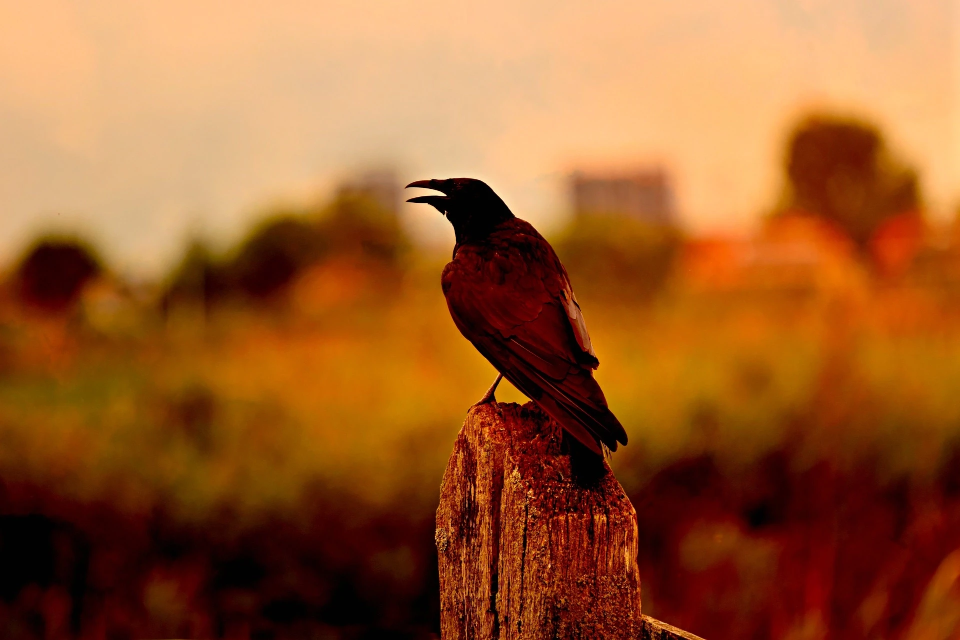
#> input picture OpenCV/Image/crow.jpg, 960 x 640 px
$ jupyter execute OpenCV10.ipynb
#> lines starting #> are read from the running program, lines starting #| are printed output that depends on the picture; after the words box and inside, x2 and y2 are one past the last pixel; in counts of white or black regions, pixels touching at a corner belong together
[cell 1]
import cv2

# 10. 색상 공간 변환

[cell 2]
src = cv2.imread("Image/crow.jpg", cv2.IMREAD_REDUCED_COLOR_2)
#> src is the input picture: shape (640, 960, 3); mean B, G, R 46.2, 92.6, 155

# cv2.cvtColor(image, 색상변환코드, 출력채널)
# 색상 변환코드 : cv2.COLOR_원본이미지색상공간2결과이미지색상공간
# 출력 채널 : 출력에 필요한 채널의 수(기본값 자동)
dst = cv2.cvtColor(src, cv2.COLOR_BGR2GRAY)

cv2.imshow("src", src)
cv2.imshow("dst", dst)
cv2.waitKey()
cv2.destroyAllWindows()

[cell 3]
# 채널 범위
# CV_8U	    0 ~ 255
# CV_16U	0 ~ 65535
# CV_32F	0 ~ 1

# 색상 공간 코드
# BGR	         Blue, Green, Red 채널
# BGRA	         Blue, Green, Red, Alpha 채널
# RGB	         Red, Green, Blue 채널
# RGBA	         Red, Green, Blue, Alpha 채널
# GRAY	         단일 채널             	              그레이스케일
# BGR565         Blue, Green, Red 채널	             16 비트 이미지
# XYZ	         X, Y, Z 채널	                     CIE 1931 색 공간
# YCrCb	         Y, Cr, Cb 채널	                     YCC (크로마)
# HSV	         Hue, Saturation, Value 채널	     색상, 채도, 명도
# Lab	         L, a, b 채널	                     반사율, 색도1, 색도2
# Luv	         L, u, v 채널	                     CIE Luv
# HLS	         Hue, Lightness, Saturation 채널     색상, 밝기, 채도
# YUV	         Y, U, V 채널	                     밝기, 색상1, 색상2
# BG, GB, RG	 디모자이킹	                          단일 색상 공간으로 변경
# _EA	         디모자이킹	                          가장자리 인식
# _VNG	         디모자이킹	                          그라데이션 사용

# 11. 역상

[cell 4]
src = cv2.imread("Image/whitebutterfly.jpg", cv2.IMREAD_REDUCED_COLOR_2)
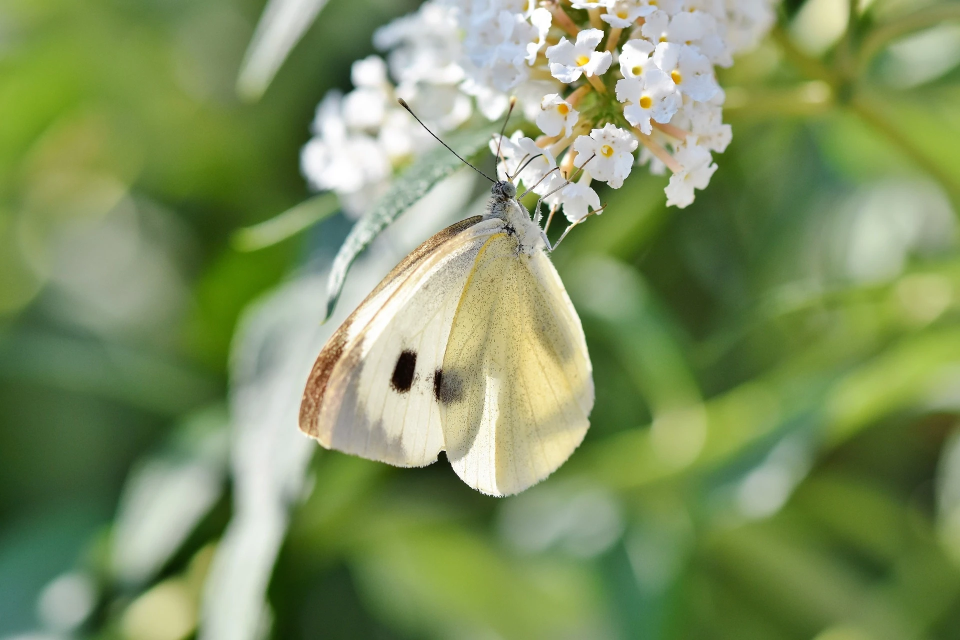
#> input picture OpenCV/Image/whitebutterfly.jpg, 960 x 640 px
#> src is the input picture: shape (640, 960, 3); mean B, G, R 98.3, 147.5, 128.8

# 10진수 픽셀값을 2진수로 변경 후 각 자리수의 값을 반대로(0->1, 1->0)
# cv2.bitwise_not(image, mask)
# mask: 적용할 영역

dst = cv2.bitwise_not(src)
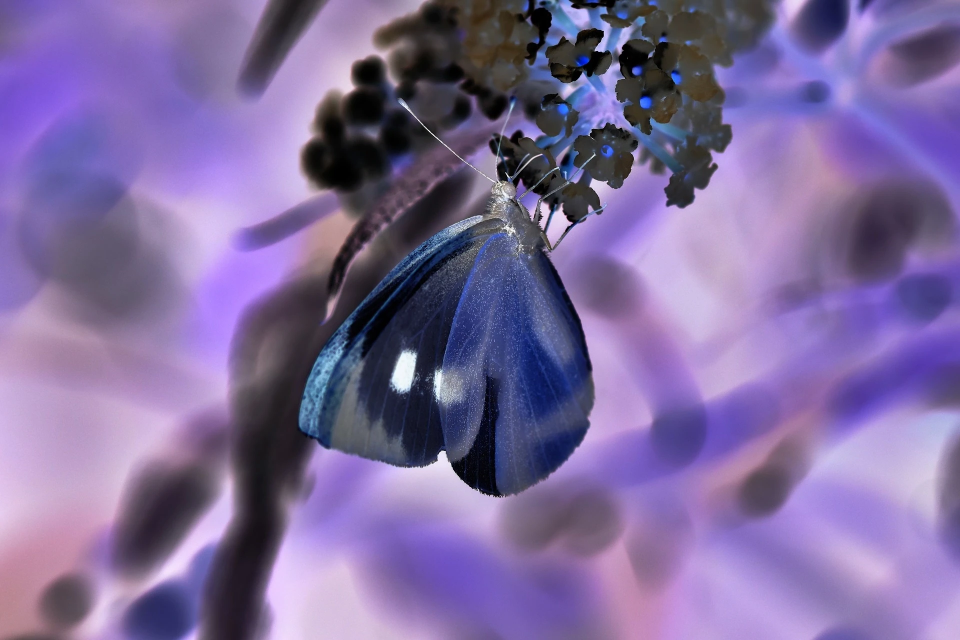
#> dst: shape (640, 960, 3); mean B, G, R 156.7, 107.5, 126.2
dst2 = cv2.bitwise_not(src,(100,500))

cv2.imshow("src", src)
cv2.imshow("dst", dst)
cv2.waitKey()
cv2.destroyAllWindows()

## cv2.bitwise_(and, or, not, xor)

[cell 5]
# 예시에 사용할 이미지 만들기
import numpy as np
import matplotlib.pyplot as plt

# 반반화면 이미지
img1=np.zeros((512,512,1), np.uint8)
img1[:,256:,:]=255
# cv2.imshow('img1', img1)
# cv2.waitKey()

# 흰색 원 이미지
img2=np.zeros((512,512,1), np.uint8)
img2=cv2.circle(img2, (256,256), 150,(255,255,255),-1)
# cv2.imshow('img1', img2)
# cv2.waitKey()

plt.subplot(121)
plt.imshow(img1, cmap='gray')
plt.axis('off')

plt.subplot(122)
plt.imshow(img2, cmap='gray')
plt.axis('off')

plt.show()

[cell 6]
# and 연산 : 둘 다 흰색인 부분만 흰색으로
bit_and=cv2.bitwise_and(img1, img2)

plt.imshow(bit_and, cmap='gray')
plt.axis('off')

[cell 7]
# or 연산 : 둘 중 하나 흰색인 영역 흰색 으로
bit_or=cv2.bitwise_or(img1, img2)

plt.imshow(bit_or, cmap='gray')
plt.axis('off')
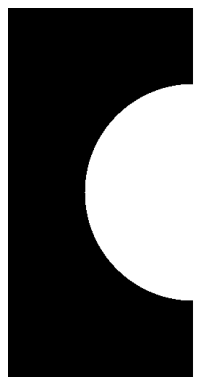
#> figure drawn by matplotlib, 1 panel

[cell 8]
# not 연산 : 색 반대로
bit_not=cv2.bitwise_not(img2)

plt.imshow(bit_not, cmap='gray')
plt.axis('off')
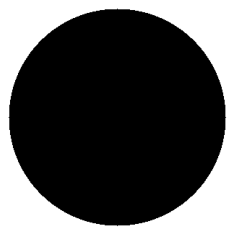
#> figure drawn by matplotlib, 1 panel

[cell 9]
# not 연산 : 값이 같으면 검은색 다르면 흰색
bit_xor=cv2.bitwise_xor(img1, img2)

plt.imshow(bit_xor, cmap='gray')
plt.axis('off')
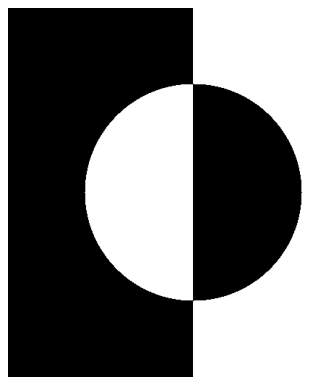
#> figure drawn by matplotlib, 1 panel

# 12. 이진화

[cell 10]
src = cv2.imread("Image/geese.jpg", cv2.IMREAD_REDUCED_COLOR_2)
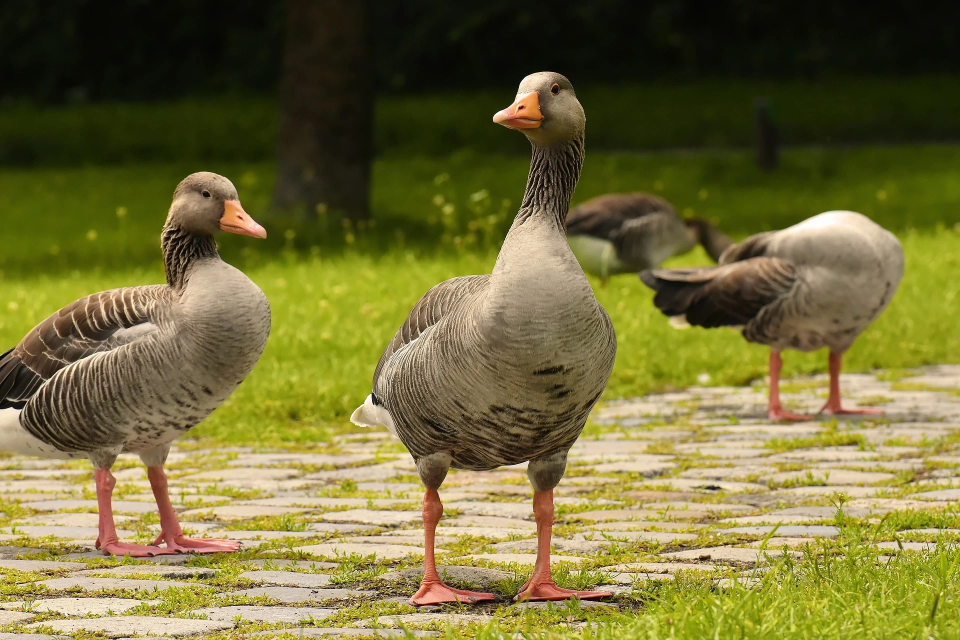
#> input picture OpenCV/Image/geese.jpg, 960 x 640 px
#> src is the input picture: shape (640, 960, 3); mean B, G, R 56.8, 109.6, 115.8

# 1채널(흑백)으로 변환
gray = cv2.cvtColor(src, cv2.COLOR_BGR2GRAY)
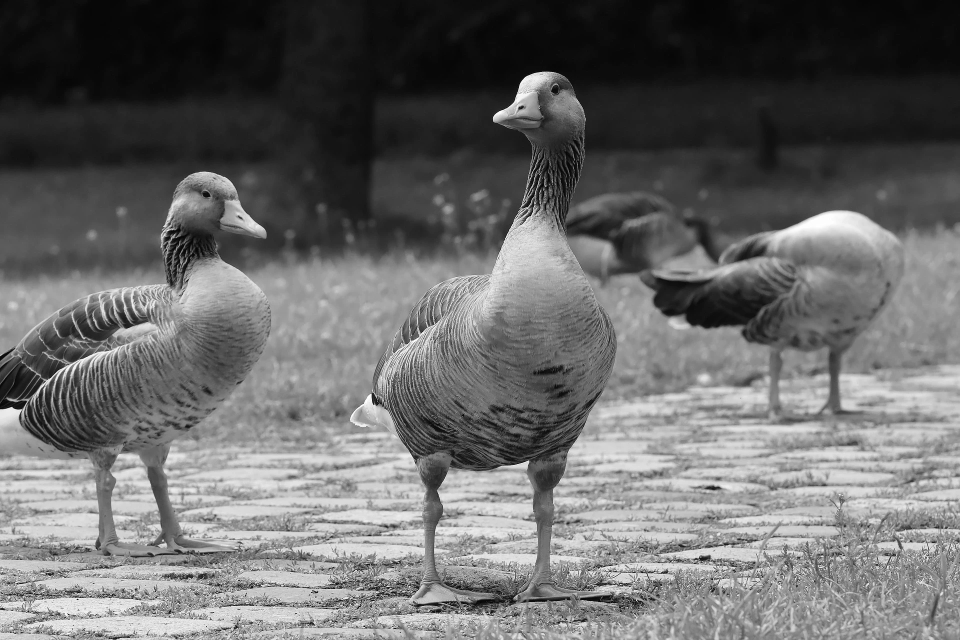
#> gray: shape (640, 960); min 4, max 255, mean 105.4

# retval, dst = cv2.threshold(image, thresh(임곗값), maxval(최댓값), type(임곗값형식))
# 픽셀값이 100을 촤과하는 경우 255로, 이하는 0으로 변경
# 다중 채널 이미지(컬러) 입력시 각 채널마다 이미지 분리해 이진화 연산 적용
ret, dst = cv2.threshold(gray, 100, 255, cv2.THRESH_BINARY)
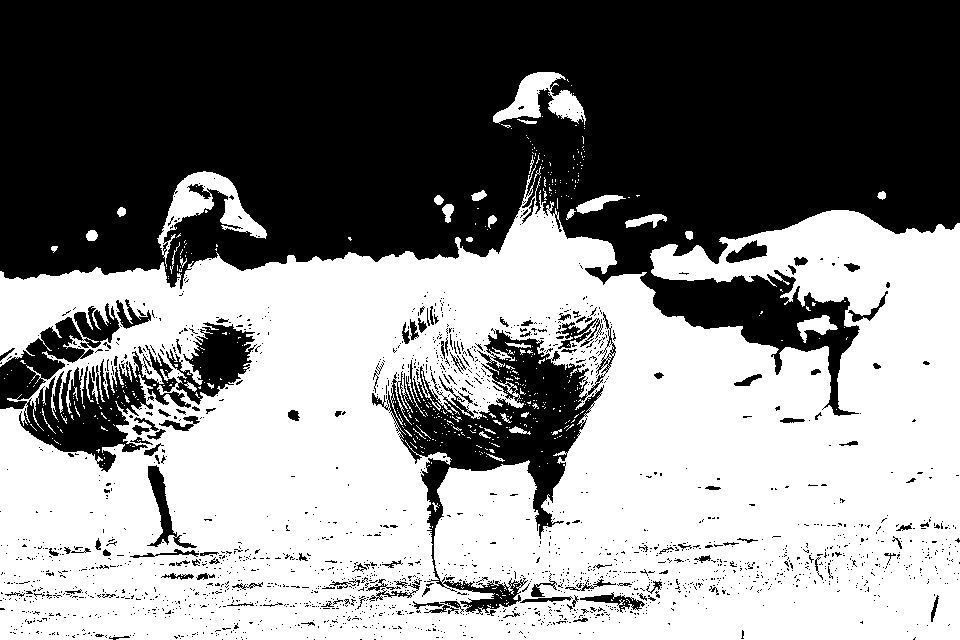
#> dst: shape (640, 960); 52.5% white; 1908 black regions (1779 under 20 px), largest, box (x1, y1, x2, y2) and area: (0, 0, 960, 416) 242881, (372, 312, 616, 615) 18626, (0, 303, 257, 472) 15717
# 반환 : ret(설정임곗값), dst(image)

cv2.imshow("dst", dst)
cv2.waitKey()
cv2.destroyAllWindows()

[cell 11]
# type 임계값 형식

# cv2.THRESH_BINARY           dst = (src > thresh) ? maxval : 0
#                           (임곗값을 초과할 경우 maxval, 아닐 경우 0)

# cv2.THRESH_BINARY_INV        dst = (src > thresh) ? 0 : maxval
#                           (임곗값을 초과할 경우 0, 아닐 경우 maxval)

# cv2.THRESH_TRUNC             dst = (src > thresh) ? thresh : src
#                           (임곗값을 초과할 경우 thresh, 아닐 경우 변형 없음)

# cv2.THRESH_TOZERO            dst = (src > thresh) ? src : 0
#                           (임곗값을 초과할 경우 변형 없음, 아닐 경우 0)

# cv2.THRESH_TOZERO_INV        dst = (src > thresh) ? 0 : src
#                           (임곗값을 초과할 경우 0, 아닐 경우 변형 없음)

# cv2.THRESH_MASK            검은색 이미지로 변경(마스크용)
# cv2.THRESH_OTSU            오츠 알고리즘 적용(단일 채널 이미지에만 적용 가능)
# cv2.THRESH_TRIANGLE        삼각형(Triangle) 알고리즘 적용(단일 채널 이미지에만 적용 가능)

# 13. 흐림 효과

[cell 12]
src = cv2.imread("Image/peaches.jpg", cv2.IMREAD_REDUCED_COLOR_2)
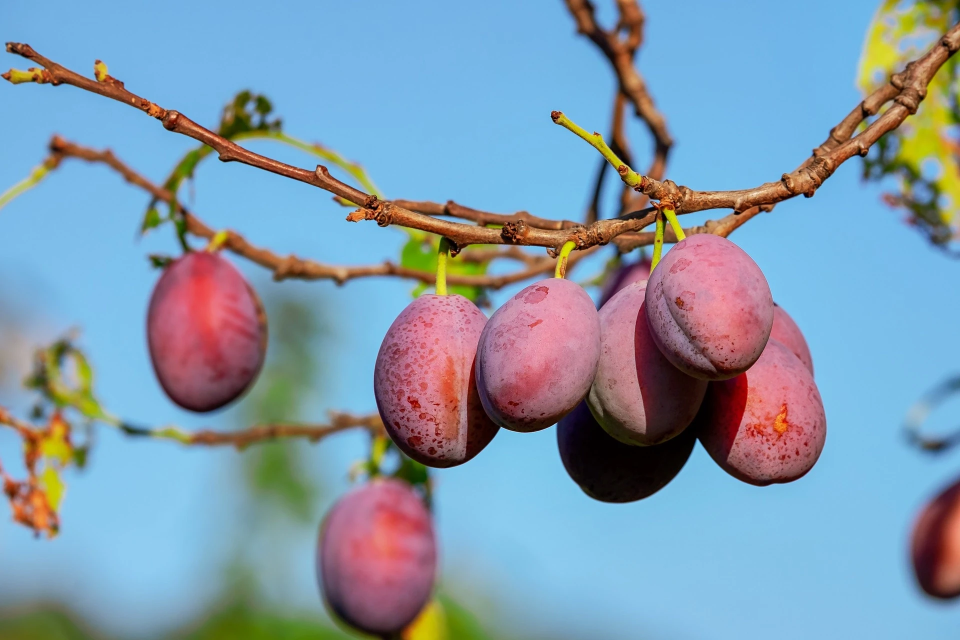
#> input picture OpenCV/Image/peaches.jpg, 960 x 640 px
#> src is the input picture: shape (640, 960, 3); mean B, G, R 171.2, 152.4, 129.6

# dst = cv2.blur(image, ksize(커널크기), anchor(고정점), borderType(테두리외삽법))
dst = cv2.blur(src, (25, 25), anchor=(-1, -1), borderType=cv2.BORDER_DEFAULT)
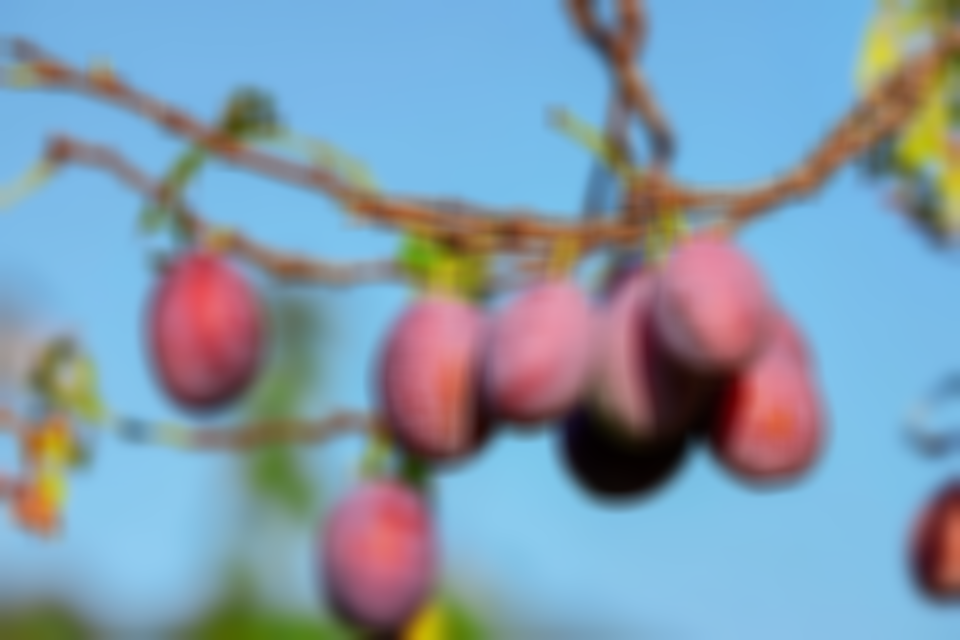
#> dst: shape (640, 960, 3); mean B, G, R 171.2, 152.4, 129.6

cv2.imshow("dst", dst)
cv2.waitKey()
cv2.destroyAllWindows()
